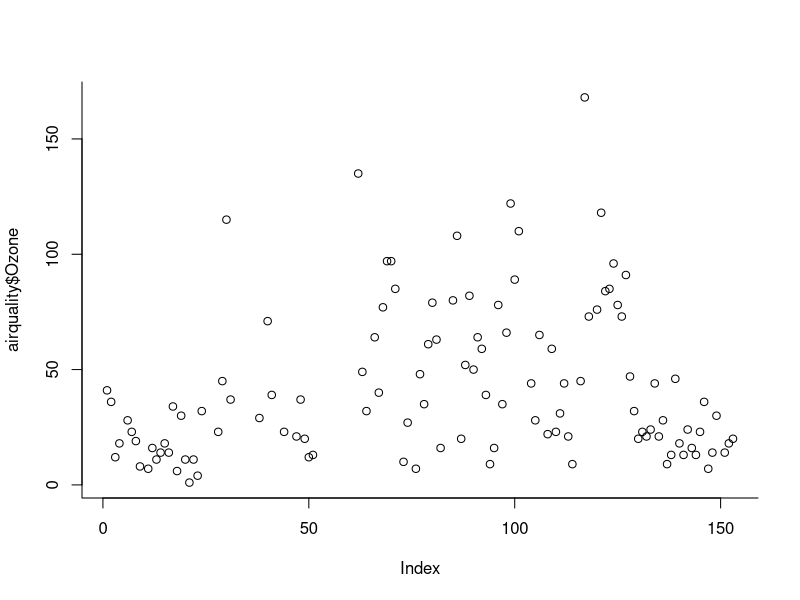
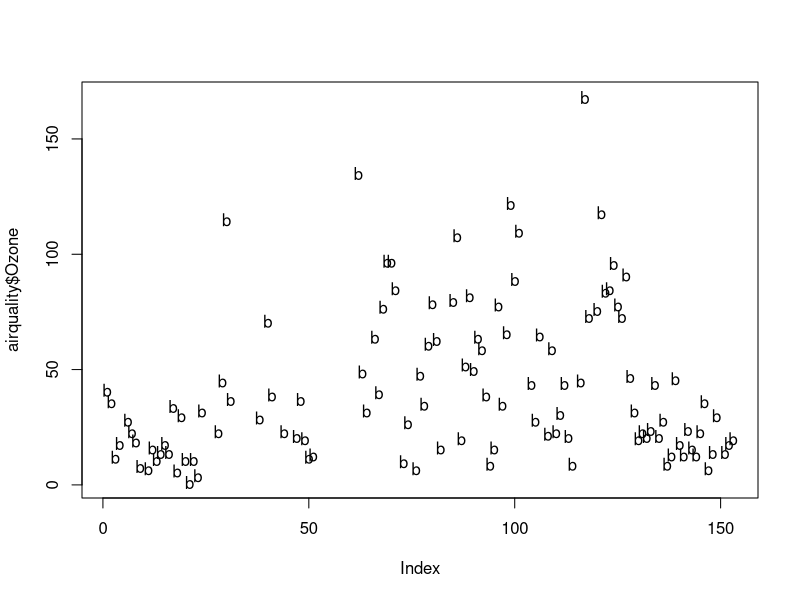
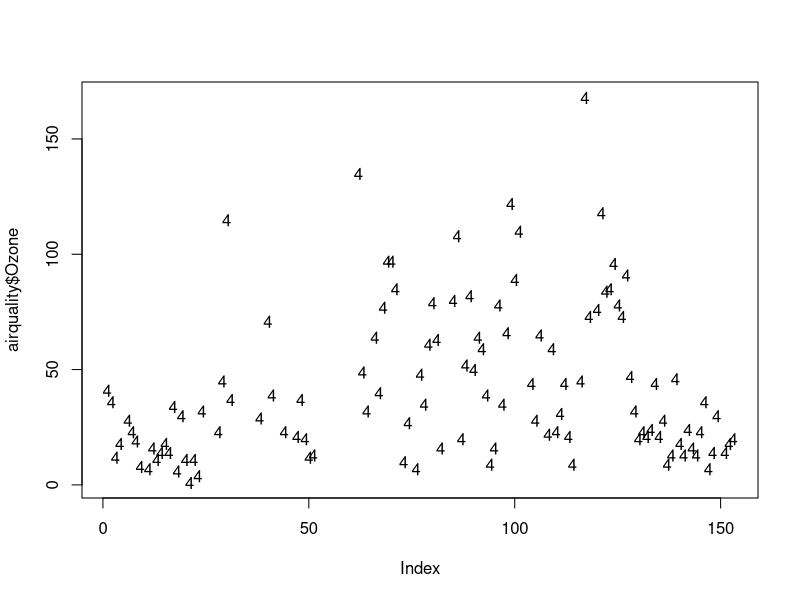
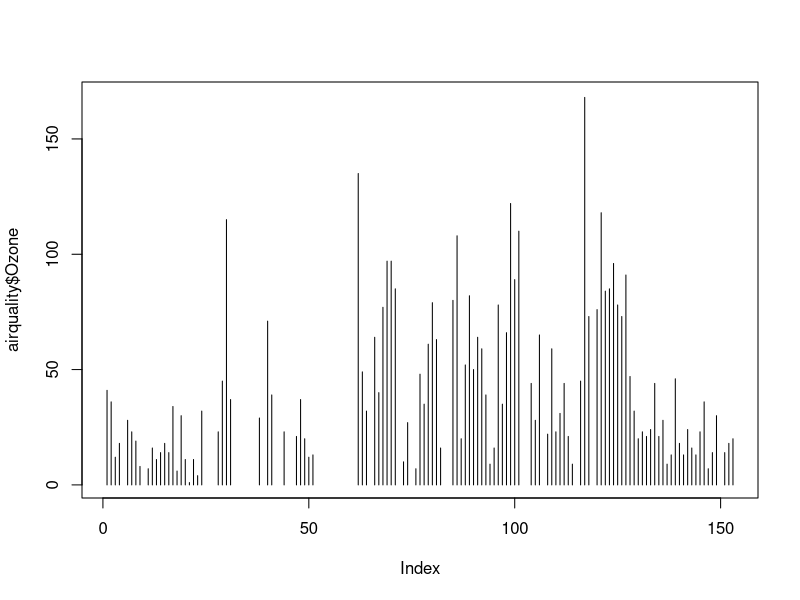
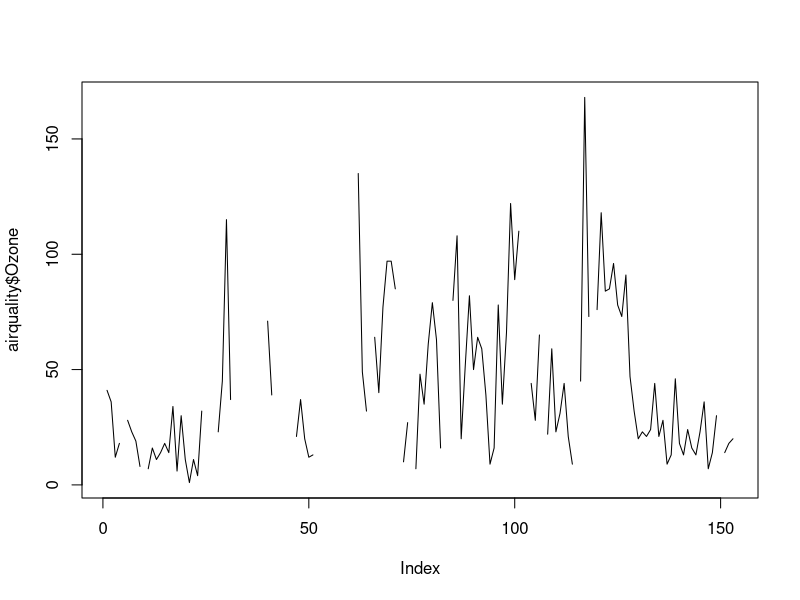
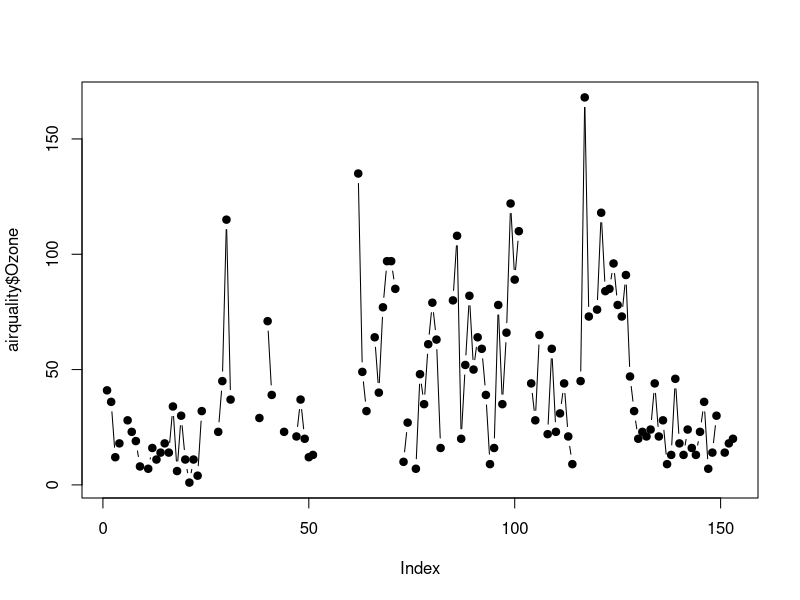
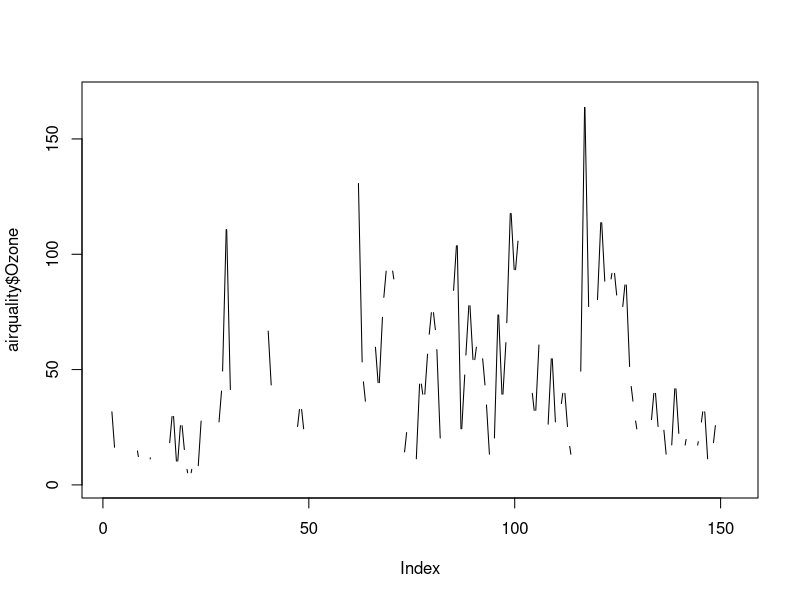
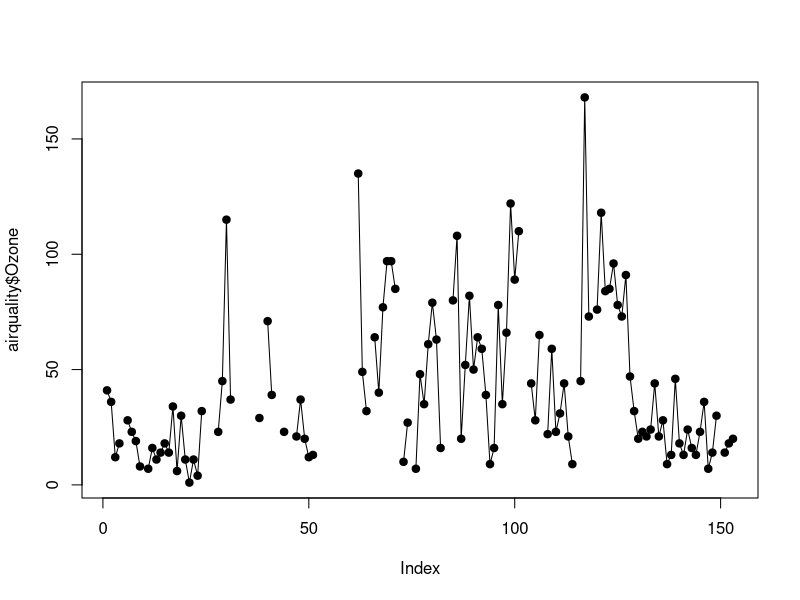

Reproduce these figures in R, in order.
#saçılım dağılımı
View(airquality)

plot(airquality$Ozone, bty = "L") # L görünümü için bty :)
plot(airquality$Ozone, pch = "b") # üçgen 2  artı 3
plot(airquality$Ozone, pch = "4") # 4 çarpı

plot(airquality$Ozone, pch = 19, type = 'h')  # 19 içi dolu pointler 
plot(airquality$Ozone, pch = 19, type = 'l') 
plot(airquality$Ozone, pch = 19, type = 'b') 
plot(airquality$Ozone, pch = 19, type = 'c') 
plot(airquality$Ozone, pch = 19, type = 'o') 
plot(airquality$Ozone, pch = 19, type = 's') 


plot( x = airquality$Ozone, y = airquality$Temp, pch = 19, type = "p")

# x ve y aynı uzunlukta veri setleri olmalı  
plot( x = airquality$Ozone, y = airquality$Temp, pch = 19, type = "p",
        main = "Saçilim Diyagrami",
        xlab = "Ozon Degerleri",
        ylab = "Sicaklik Degerleri",
        bty = "L")







